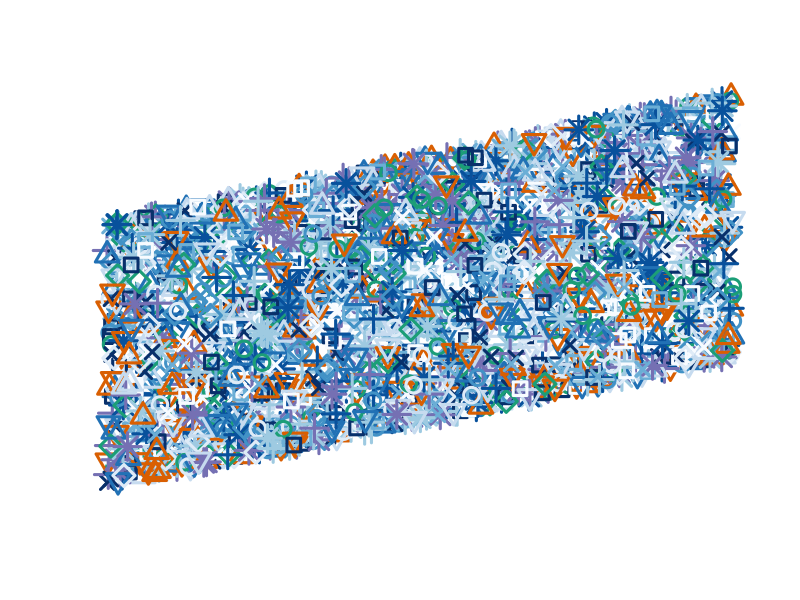

The R script that drew this image:
library(RColorBrewer)
blues = brewer.pal(9, 'Blues')
dark2 = brewer.pal(3, 'Dark2')
colors = c(blues, dark2)
set.seed(44)
N <- 2600
x <- runif(N)
y <- sin(rnorm(N)) + x + 1.05
symbols = c(0, 1, 2, 3, 4, 5, 6, 8)
sizes = c(1.4, 1.6, 1.8, 2)
png('test.png', width = 2000, height = 2000)
par(bg = NA)
x_range <- c(min(x), max(x))
y_range <- c(min(y), max(y))
span <- abs(y_range[2] - y_range[1])
y_range <- c(y_range[1], y_range[2])
plot(x_range, y_range, type = 'n', axes = F, xlab = '', ylab = '')
points(x, y, pch = symbols, cex = sizes * 1.3, lwd = 3, 
     bg = 'black', col = colors)
dev.off()
